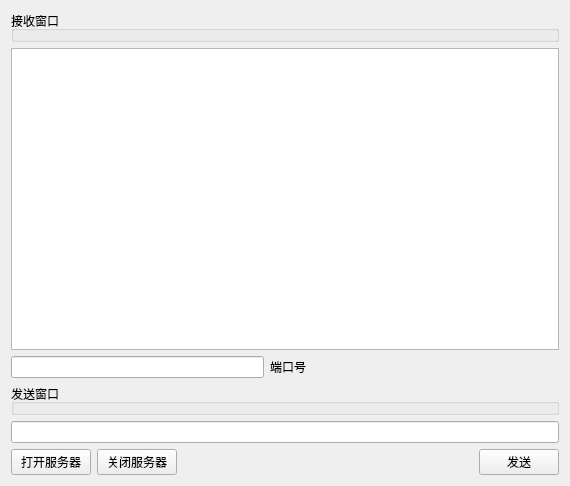
<?xml version="1.0" encoding="UTF-8"?>
<ui version="4.0">
 <class>Widget</class>
 <widget class="QWidget" name="Widget">
  <property name="geometry">
   <rect>
    <x>0</x>
    <y>0</y>
    <width>570</width>
    <height>486</height>
   </rect>
  </property>
  <property name="windowTitle">
   <string>Widget</string>
  </property>
  <layout class="QGridLayout" name="gridLayout">
   <item row="0" column="0">
    <layout class="QVBoxLayout" name="verticalLayout">
     <item>
      <widget class="QGroupBox" name="groupBox">
       <property name="title">
        <string>接收窗口</string>
       </property>
      </widget>
     </item>
     <item>
      <widget class="QPlainTextEdit" name="receiveEdit">
       <property name="readOnly">
        <bool>true</bool>
       </property>
      </widget>
     </item>
     <item>
      <layout class="QHBoxLayout" name="horizontalLayout">
       <item>
        <widget class="QLineEdit" name="portEdit"/>
       </item>
       <item>
        <widget class="QLabel" name="label">
         <property name="text">
          <string>端口号</string>
         </property>
        </widget>
       </item>
       <item>
        <spacer name="horizontalSpacer">
         <property name="orientation">
          <enum>Qt::Horizontal</enum>
         </property>
         <property name="sizeHint" stdset="0">
          <size>
           <width>40</width>
           <height>20</height>
          </size>
         </property>
        </spacer>
       </item>
      </layout>
     </item>
     <item>
      <widget class="QGroupBox" name="groupBox_2">
       <property name="title">
        <string>发送窗口</string>
       </property>
      </widget>
     </item>
     <item>
      <widget class="QLineEdit" name="sendEdit"/>
     </item>
     <item>
      <layout class="QHBoxLayout" name="horizontalLayout_2">
       <item>
        <widget class="QPushButton" name="openBt">
         <property name="text">
          <string>打开服务器</string>
         </property>
        </widget>
       </item>
       <item>
        <widget class="QPushButton" name="closeBt">
         <property name="text">
          <string>关闭服务器</string>
         </property>
        </widget>
       </item>
       <item>
        <spacer name="horizontalSpacer_2">
         <property name="orientation">
          <enum>Qt::Horizontal</enum>
         </property>
         <property name="sizeHint" stdset="0">
          <size>
           <width>40</width>
           <height>20</height>
          </size>
         </property>
        </spacer>
       </item>
       <item>
        <widget class="QPushButton" name="sendBt">
         <property name="text">
          <string>发送</string>
         </property>
        </widget>
       </item>
      </layout>
     </item>
    </layout>
   </item>
  </layout>
 </widget>
 <layoutdefault spacing="6" margin="11"/>
 <resources/>
 <connections/>
</ui>
